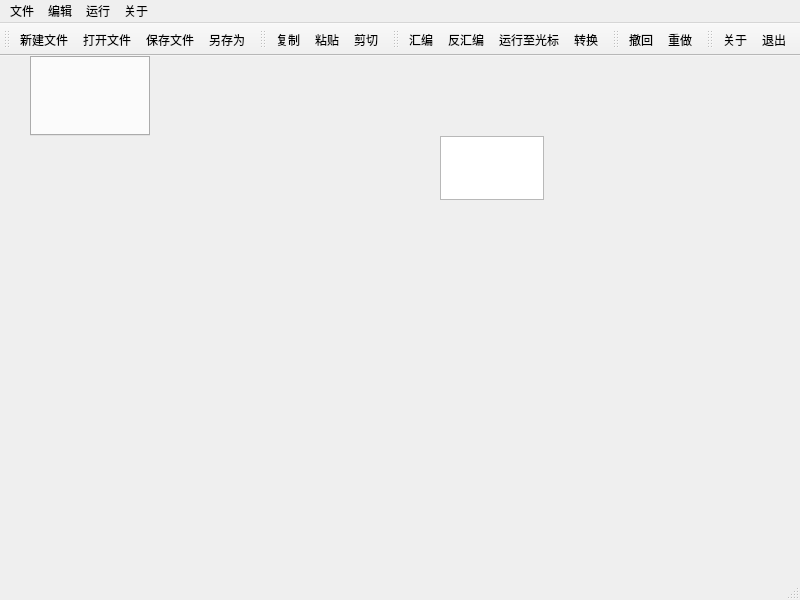
<?xml version="1.0" encoding="UTF-8"?>
<ui version="4.0">
 <class>MainWindow</class>
 <widget class="QMainWindow" name="MainWindow">
  <property name="geometry">
   <rect>
    <x>0</x>
    <y>0</y>
    <width>800</width>
    <height>600</height>
   </rect>
  </property>
  <property name="windowTitle">
   <string>MIPS Simulator</string>
  </property>
  <property name="windowIcon">
   <iconset resource="images.qrc">
    <normaloff>:/images/images/windowIcon.png</normaloff>:/images/images/windowIcon.png</iconset>
  </property>
  <widget class="QWidget" name="centralwidget">
   <widget class="QTextEdit" name="textEdit">
    <property name="geometry">
     <rect>
      <x>440</x>
      <y>80</y>
      <width>104</width>
      <height>64</height>
     </rect>
    </property>
   </widget>
   <widget class="QTabWidget" name="tabWidget">
    <property name="geometry">
     <rect>
      <x>30</x>
      <y>0</y>
      <width>120</width>
      <height>80</height>
     </rect>
    </property>
    <property name="tabShape">
     <enum>QTabWidget::Rounded</enum>
    </property>
    <property name="currentIndex">
     <number>-1</number>
    </property>
    <property name="elideMode">
     <enum>Qt::ElideMiddle</enum>
    </property>
    <property name="tabsClosable">
     <bool>true</bool>
    </property>
    <property name="movable">
     <bool>true</bool>
    </property>
   </widget>
  </widget>
  <widget class="QMenuBar" name="menubar">
   <property name="geometry">
    <rect>
     <x>0</x>
     <y>0</y>
     <width>800</width>
     <height>17</height>
    </rect>
   </property>
   <widget class="QMenu" name="menu">
    <property name="title">
     <string>文件</string>
    </property>
    <addaction name="new_file"/>
    <addaction name="open_file"/>
    <addaction name="separator"/>
    <addaction name="save_file"/>
    <addaction name="save_as"/>
    <addaction name="separator"/>
    <addaction name="exit"/>
   </widget>
   <widget class="QMenu" name="menu_2">
    <property name="title">
     <string>编辑</string>
    </property>
    <addaction name="copy"/>
    <addaction name="paste"/>
    <addaction name="cut"/>
    <addaction name="separator"/>
    <addaction name="undo"/>
    <addaction name="redo"/>
   </widget>
   <widget class="QMenu" name="menu_3">
    <property name="title">
     <string>关于</string>
    </property>
    <addaction name="about"/>
   </widget>
   <widget class="QMenu" name="menu_4">
    <property name="title">
     <string>运行</string>
    </property>
    <addaction name="assemble"/>
    <addaction name="disassemble"/>
    <addaction name="execute"/>
    <addaction name="convert"/>
   </widget>
   <addaction name="menu"/>
   <addaction name="menu_2"/>
   <addaction name="menu_4"/>
   <addaction name="menu_3"/>
  </widget>
  <widget class="QStatusBar" name="statusbar"/>
  <widget class="QToolBar" name="toolBar">
   <property name="windowTitle">
    <string>toolBar</string>
   </property>
   <attribute name="toolBarArea">
    <enum>TopToolBarArea</enum>
   </attribute>
   <attribute name="toolBarBreak">
    <bool>false</bool>
   </attribute>
   <addaction name="new_file"/>
   <addaction name="open_file"/>
   <addaction name="save_file"/>
   <addaction name="save_as"/>
  </widget>
  <widget class="QToolBar" name="toolBar_2">
   <property name="windowTitle">
    <string>toolBar_2</string>
   </property>
   <attribute name="toolBarArea">
    <enum>TopToolBarArea</enum>
   </attribute>
   <attribute name="toolBarBreak">
    <bool>false</bool>
   </attribute>
   <addaction name="copy"/>
   <addaction name="paste"/>
   <addaction name="cut"/>
  </widget>
  <widget class="QToolBar" name="toolBar_3">
   <property name="windowTitle">
    <string>toolBar_3</string>
   </property>
   <attribute name="toolBarArea">
    <enum>TopToolBarArea</enum>
   </attribute>
   <attribute name="toolBarBreak">
    <bool>false</bool>
   </attribute>
   <addaction name="assemble"/>
   <addaction name="disassemble"/>
   <addaction name="execute"/>
   <addaction name="convert"/>
  </widget>
  <widget class="QToolBar" name="toolBar_4">
   <property name="windowTitle">
    <string>toolBar_4</string>
   </property>
   <attribute name="toolBarArea">
    <enum>TopToolBarArea</enum>
   </attribute>
   <attribute name="toolBarBreak">
    <bool>false</bool>
   </attribute>
   <addaction name="undo"/>
   <addaction name="redo"/>
  </widget>
  <widget class="QToolBar" name="toolBar_5">
   <property name="windowTitle">
    <string>toolBar_5</string>
   </property>
   <attribute name="toolBarArea">
    <enum>TopToolBarArea</enum>
   </attribute>
   <attribute name="toolBarBreak">
    <bool>false</bool>
   </attribute>
   <addaction name="about"/>
   <addaction name="exit"/>
  </widget>
  <action name="new_file">
   <property name="icon">
    <iconset resource="images.qrc">
     <normaloff>:/images/images/new.png</normaloff>:/images/images/new.png</iconset>
   </property>
   <property name="text">
    <string>新建文件</string>
   </property>
   <property name="shortcut">
    <string>Ctrl+N</string>
   </property>
  </action>
  <action name="open_file">
   <property name="icon">
    <iconset resource="images.qrc">
     <normaloff>:/images/images/open.png</normaloff>:/images/images/open.png</iconset>
   </property>
   <property name="text">
    <string>打开文件</string>
   </property>
   <property name="shortcut">
    <string>Ctrl+O</string>
   </property>
  </action>
  <action name="save_file">
   <property name="icon">
    <iconset resource="images.qrc">
     <normaloff>:/images/images/save.png</normaloff>:/images/images/save.png</iconset>
   </property>
   <property name="text">
    <string>保存文件</string>
   </property>
   <property name="shortcut">
    <string>Ctrl+S</string>
   </property>
  </action>
  <action name="save_as">
   <property name="icon">
    <iconset resource="images.qrc">
     <normaloff>:/images/images/save_as.png</normaloff>:/images/images/save_as.png</iconset>
   </property>
   <property name="text">
    <string>另存为...</string>
   </property>
   <property name="shortcut">
    <string>Ctrl+Shift+S</string>
   </property>
  </action>
  <action name="copy">
   <property name="icon">
    <iconset resource="images.qrc">
     <normaloff>:/images/images/copy.png</normaloff>:/images/images/copy.png</iconset>
   </property>
   <property name="text">
    <string>复制</string>
   </property>
   <property name="shortcut">
    <string>Ctrl+C</string>
   </property>
  </action>
  <action name="paste">
   <property name="icon">
    <iconset resource="images.qrc">
     <normaloff>:/images/images/paste.png</normaloff>:/images/images/paste.png</iconset>
   </property>
   <property name="text">
    <string>粘贴</string>
   </property>
   <property name="shortcut">
    <string>Ctrl+V</string>
   </property>
  </action>
  <action name="cut">
   <property name="icon">
    <iconset resource="images.qrc">
     <normaloff>:/images/images/cut.png</normaloff>:/images/images/cut.png</iconset>
   </property>
   <property name="text">
    <string>剪切</string>
   </property>
   <property name="shortcut">
    <string>Ctrl+X</string>
   </property>
  </action>
  <action name="about">
   <property name="icon">
    <iconset resource="images.qrc">
     <normaloff>:/images/images/info.png</normaloff>:/images/images/info.png</iconset>
   </property>
   <property name="text">
    <string>关于</string>
   </property>
   <property name="shortcut">
    <string>Ctrl+Shift+A</string>
   </property>
  </action>
  <action name="undo">
   <property name="icon">
    <iconset resource="images.qrc">
     <normaloff>:/images/images/edit_undo.png</normaloff>:/images/images/edit_undo.png</iconset>
   </property>
   <property name="text">
    <string>撤回</string>
   </property>
   <property name="shortcut">
    <string>Ctrl+Z</string>
   </property>
  </action>
  <action name="redo">
   <property name="icon">
    <iconset resource="images.qrc">
     <normaloff>:/images/images/edit_redo.png</normaloff>:/images/images/edit_redo.png</iconset>
   </property>
   <property name="text">
    <string>重做</string>
   </property>
   <property name="shortcut">
    <string>Ctrl+Shift+Z</string>
   </property>
  </action>
  <action name="exit">
   <property name="icon">
    <iconset resource="images.qrc">
     <normaloff>:/images/images/exit.png</normaloff>:/images/images/exit.png</iconset>
   </property>
   <property name="text">
    <string>退出</string>
   </property>
   <property name="shortcut">
    <string>Esc</string>
   </property>
  </action>
  <action name="execute">
   <property name="icon">
    <iconset resource="images.qrc">
     <normaloff>:/images/images/execute.png</normaloff>:/images/images/execute.png</iconset>
   </property>
   <property name="text">
    <string>运行至光标</string>
   </property>
   <property name="shortcut">
    <string>Ctrl+R</string>
   </property>
  </action>
  <action name="assemble">
   <property name="icon">
    <iconset resource="images.qrc">
     <normaloff>:/images/images/assemble.png</normaloff>:/images/images/assemble.png</iconset>
   </property>
   <property name="text">
    <string>汇编</string>
   </property>
   <property name="shortcut">
    <string>Alt+R</string>
   </property>
  </action>
  <action name="disassemble">
   <property name="icon">
    <iconset resource="images.qrc">
     <normaloff>:/images/images/disassemble.png</normaloff>:/images/images/disassemble.png</iconset>
   </property>
   <property name="text">
    <string>反汇编</string>
   </property>
   <property name="shortcut">
    <string>Alt+Shift+R</string>
   </property>
  </action>
  <action name="convert">
   <property name="icon">
    <iconset resource="images.qrc">
     <normaloff>:/images/images/convert.png</normaloff>:/images/images/convert.png</iconset>
   </property>
   <property name="text">
    <string>转换</string>
   </property>
   <property name="shortcut">
    <string>Ctrl+Shift+C</string>
   </property>
  </action>
 </widget>
 <resources>
  <include location="images.qrc"/>
 </resources>
 <connections/>
</ui>
